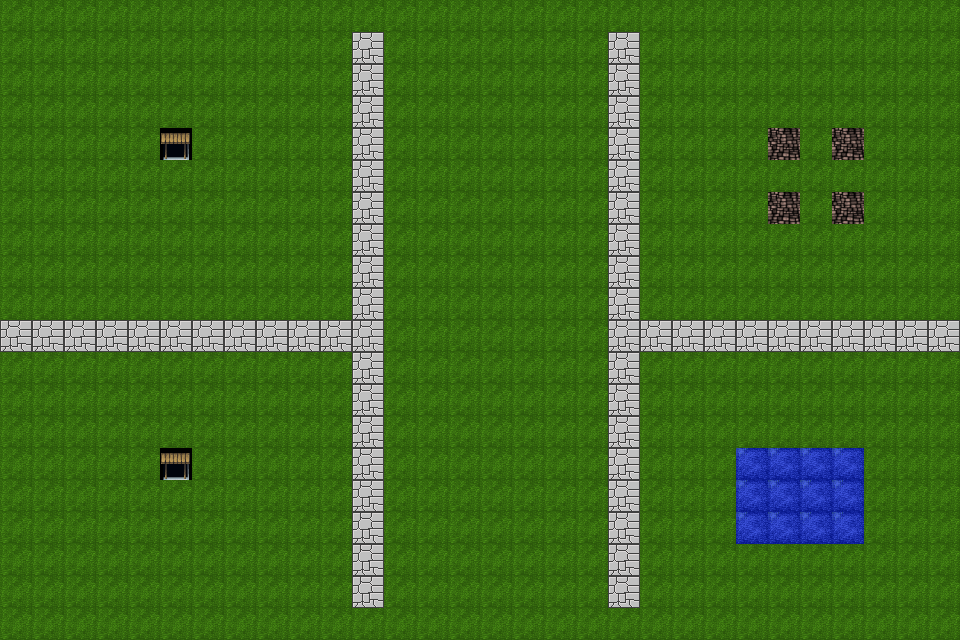

This game map was drawn from its Tiled (.tmx) file and the tilesets committed beside it. A one-line description and the trimmed map source follow:
An orthogonal 30x20 tile map with 32x32 px tiles, 1 tile layer (Grass), 2 tilesets.

<map version="1.0" orientation="orthogonal" width="30" height="20" tilewidth="32" tileheight="32">
 <tileset firstgid="1" name="sheet1" tilewidth="32" tileheight="32">
  <image source="sheet1.png" width="256" height="256" />
  <tile id="11">
   <properties>
    <property name="blocked" value="true" />
   </properties>
  </tile>
  <tile id="24">
   <properties>
    <property name="blocked" value="true" />
   </properties>
  </tile>
  <tile id="42">
   <properties>
    <property name="blocked" value="true" />
   </properties>
  </tile>
 </tileset>
 <tileset firstgid="65" name="house" tilewidth="32" tileheight="32">
  <image source="tilesets/house.png" width="512" height="512" />
  <tile id="93">
   <properties>
    <property name="blocked" value="true" />
   </properties>
  </tile>
 </tileset>
 <layer name="Grass" width="30" height="20">
  <data>[600 cells, 600 non-empty, 5 distinct tile ids]</data>
 </layer>
</map>
